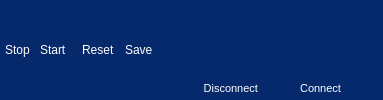
           <widget class="QFrame" name="connection_controls_frame">
            <property name="minimumSize">
             <size>
              <width>60</width>
              <height>0</height>
             </size>
            </property>
            <property name="styleSheet">
             <string notr="true">/*window content connection controls*/

QFrame, QLabel {
    background-color: #06296b;/*accent5*/
    color: #fff;/*accent1*/
	padding: 0;
	margin: 0;
	text-align: left;
	border: none;
}

QPushButton{
	background-color: #06296b; /*accent5*/
    color: #fff;/*accent1*/
	padding: 5px 5px;
	margin: 0;
	text-align: left;
	border-radius:10px 10px;
}

QPushButton:hover{
	background-color:#0d56df; /*accent3*/
}
</string>
            </property>
            <property name="frameShape">
             <enum>QFrame::NoFrame</enum>
            </property>
            <property name="frameShadow">
             <enum>QFrame::Plain</enum>
            </property>
            <property name="lineWidth">
             <number>0</number>
            </property>
            <layout class="QHBoxLayout" name="horizontalLayout_4">
             <property name="spacing">
              <number>5</number>
             </property>
             <property name="leftMargin">
              <number>0</number>
             </property>
             <property name="topMargin">
              <number>0</number>
             </property>
             <property name="rightMargin">
              <number>0</number>
             </property>
             <property name="bottomMargin">
              <number>0</number>
             </property>
             <item>
              <widget class="QFrame" name="connection_control_buttons_frame">
               <property name="enabled">
                <bool>true</bool>
               </property>
               <layout class="QHBoxLayout" name="horizontalLayout_5">
                <property name="spacing">
                 <number>13</number>
                </property>
                <property name="leftMargin">
                 <number>0</number>
                </property>
                <property name="topMargin">
                 <number>0</number>
                </property>
                <property name="rightMargin">
                 <number>0</number>
                </property>
                <property name="bottomMargin">
                 <number>0</number>
                </property>
                <item>
                 <widget class="QFrame" name="streaming_controls_frame">
                  <property name="enabled">
                   <bool>true</bool>
                  </property>
                  <property name="styleSheet">
                   <string notr="true"/>
                  </property>
                  <property name="frameShape">
                   <enum>QFrame::StyledPanel</enum>
                  </property>
                  <property name="frameShadow">
                   <enum>QFrame::Raised</enum>
                  </property>
                  <layout class="QHBoxLayout" name="horizontalLayout_22">
                   <property name="spacing">
                    <number>0</number>
                   </property>
                   <property name="leftMargin">
                    <number>0</number>
                   </property>
                   <property name="topMargin">
                    <number>0</number>
                   </property>
                   <property name="rightMargin">
                    <number>0</number>
                   </property>
                   <property name="bottomMargin">
                    <number>0</number>
                   </property>
                   <item>
                    <widget class="QPushButton" name="stop_button">
                     <property name="enabled">
                      <bool>true</bool>
                     </property>
                     <property name="cursor">
                      <cursorShape>PointingHandCursor</cursorShape>
                     </property>
                     <property name="text">
                      <string>Stop</string>
                     </property>
                     <property name="icon">
                      <iconset resource="../resources/resources.qrc">
                       <normaloff>:/icons/icons/square.svg</normaloff>:/icons/icons/square.svg</iconset>
                     </property>
                     <property name="iconSize">
                      <size>
                       <width>20</width>
                       <height>20</height>
                      </size>
                     </property>
                    </widget>
                   </item>
                   <item>
                    <widget class="QPushButton" name="start_button">
                     <property name="enabled">
                      <bool>true</bool>
                     </property>
                     <property name="cursor">
                      <cursorShape>PointingHandCursor</cursorShape>
                     </property>
                     <property name="text">
                      <string>Start</string>
                     </property>
                     <property name="icon">
                      <iconset resource="../resources/resources.qrc">
                       <normaloff>:/icons/icons/play.svg</normaloff>:/icons/icons/play.svg</iconset>
                     </property>
                     <property name="iconSize">
                      <size>
                       <width>20</width>
                       <height>20</height>
                      </size>
                     </property>
                    </widget>
                   </item>
                  </layout>
                 </widget>
                </item>
               </layout>
              </widget>
             </item>
             <item>
              <widget class="QFrame" name="data_buttons_frame">
               <property name="minimumSize">
                <size>
                 <width>40</width>
                 <height>0</height>
                </size>
               </property>
               <property name="frameShape">
                <enum>QFrame::StyledPanel</enum>
               </property>
               <property name="frameShadow">
                <enum>QFrame::Raised</enum>
               </property>
               <layout class="QHBoxLayout" name="horizontalLayout_17">
                <property name="spacing">
                 <number>0</number>
                </property>
                <property name="leftMargin">
                 <number>0</number>
                </property>
                <property name="topMargin">
                 <number>0</number>
                </property>
                <property name="rightMargin">
                 <number>0</number>
                </property>
                <property name="bottomMargin">
                 <number>0</number>
                </property>
                <item>
                 <widget class="QPushButton" name="reset_button">
                  <property name="enabled">
                   <bool>true</bool>
                  </property>
                  <property name="cursor">
                   <cursorShape>PointingHandCursor</cursorShape>
                  </property>
                  <property name="text">
                   <string>Reset</string>
                  </property>
                  <property name="icon">
                   <iconset resource="../resources/resources.qrc">
                    <normaloff>:/icons/icons/refresh-ccw.svg</normaloff>:/icons/icons/refresh-ccw.svg</iconset>
                  </property>
                  <property name="iconSize">
                   <size>
                    <width>20</width>
                    <height>20</height>
                   </size>
                  </property>
                 </widget>
                </item>
                <item>
                 <widget class="QPushButton" name="save_button">
                  <property name="enabled">
                   <bool>true</bool>
                  </property>
                  <property name="cursor">
                   <cursorShape>PointingHandCursor</cursorShape>
                  </property>
                  <property name="text">
                   <string>Save</string>
                  </property>
                  <property name="icon">
                   <iconset resource="../resources/resources.qrc">
                    <normaloff>:/icons/icons/save.svg</normaloff>:/icons/icons/save.svg</iconset>
                  </property>
                  <property name="iconSize">
                   <size>
                    <width>20</width>
                    <height>20</height>
                   </size>
                  </property>
                 </widget>
                </item>
               </layout>
              </widget>
             </item>
             <item>
              <spacer name="horizontalSpacer_2">
               <property name="orientation">
                <enum>Qt::Horizontal</enum>
               </property>
               <property name="sizeHint" stdset="0">
                <size>
                 <width>40</width>
                 <height>20</height>
                </size>
               </property>
              </spacer>
             </item>
             <item alignment="Qt::AlignBottom">
              <widget class="QFrame" name="COM_connection_buttons_frame">
               <property name="styleSheet">
                <string notr="true">QLabel{
	text-align:center;
	color: #fff;
}
</string>
               </property>
               <property name="frameShape">
                <enum>QFrame::NoFrame</enum>
               </property>
               <property name="frameShadow">
                <enum>QFrame::Plain</enum>
               </property>
               <layout class="QHBoxLayout" name="horizontalLayout_6">
                <property name="spacing">
                 <number>0</number>
                </property>
                <property name="leftMargin">
                 <number>0</number>
                </property>
                <property name="topMargin">
                 <number>0</number>
                </property>
                <property name="rightMargin">
                 <number>0</number>
                </property>
                <property name="bottomMargin">
                 <number>0</number>
                </property>
                <item>
                 <widget class="QFrame" name="COM_disconnect_frame">
                  <property name="frameShape">
                   <enum>QFrame::StyledPanel</enum>
                  </property>
                  <property name="frameShadow">
                   <enum>QFrame::Raised</enum>
                  </property>
                  <layout class="QHBoxLayout" name="horizontalLayout_15">
                   <property name="spacing">
                    <number>0</number>
                   </property>
                   <property name="leftMargin">
                    <number>0</number>
                   </property>
                   <property name="topMargin">
                    <number>0</number>
                   </property>
                   <property name="rightMargin">
                    <number>0</number>
                   </property>
                   <property name="bottomMargin">
                    <number>0</number>
                   </property>
                   <item>
                    <widget class="QLabel" name="COM_disconnect_label">
                     <property name="font">
                      <font>
                       <pointsize>8</pointsize>
                       <weight>50</weight>
                       <bold>false</bold>
                      </font>
                     </property>
                     <property name="text">
                      <string>Disconnect</string>
                     </property>
                     <property name="alignment">
                      <set>Qt::AlignRight|Qt::AlignTrailing|Qt::AlignVCenter</set>
                     </property>
                    </widget>
                   </item>
                   <item>
                    <widget class="QPushButton" name="COM_disconnect_button">
                     <property name="cursor">
                      <cursorShape>ClosedHandCursor</cursorShape>
                     </property>
                     <property name="text">
                      <string/>
                     </property>
                     <property name="icon">
                      <iconset resource="../resources/resources.qrc">
                       <normaloff>:/icons/icons/toggle-right.svg</normaloff>:/icons/icons/toggle-right.svg</iconset>
                     </property>
                     <property name="iconSize">
                      <size>
                       <width>20</width>
                       <height>20</height>
                      </size>
                     </property>
                    </widget>
                   </item>
                  </layout>
                 </widget>
                </item>
                <item>
                 <widget class="QFrame" name="COM_connect_frame">
                  <property name="frameShape">
                   <enum>QFrame::StyledPanel</enum>
                  </property>
                  <property name="frameShadow">
                   <enum>QFrame::Raised</enum>
                  </property>
                  <layout class="QHBoxLayout" name="horizontalLayout_14">
                   <property name="spacing">
                    <number>0</number>
                   </property>
                   <property name="leftMargin">
                    <number>0</number>
                   </property>
                   <property name="topMargin">
                    <number>0</number>
                   </property>
                   <property name="rightMargin">
                    <number>0</number>
                   </property>
                   <property name="bottomMargin">
                    <number>0</number>
                   </property>
                   <item>
                    <widget class="QLabel" name="COM_connect_label">
                     <property name="font">
                      <font>
                       <pointsize>8</pointsize>
                       <weight>50</weight>
                       <bold>false</bold>
                      </font>
                     </property>
                     <property name="text">
                      <string>Connect</string>
                     </property>
                     <property name="alignment">
                      <set>Qt::AlignRight|Qt::AlignTrailing|Qt::AlignVCenter</set>
                     </property>
                    </widget>
                   </item>
                   <item>
                    <widget class="QPushButton" name="COM_connect_button">
                     <property name="cursor">
                      <cursorShape>ClosedHandCursor</cursorShape>
                     </property>
                     <property name="text">
                      <string/>
                     </property>
                     <property name="icon">
                      <iconset resource="../resources/resources.qrc">
                       <normaloff>:/icons/icons/toggle-left.svg</normaloff>:/icons/icons/toggle-left.svg</iconset>
                     </property>
                     <property name="iconSize">
                      <size>
                       <width>20</width>
                       <height>20</height>
                      </size>
                     </property>
                    </widget>
                   </item>
                  </layout>
                 </widget>
                </item>
               </layout>
              </widget>
             </item>
            </layout>
           </widget>
